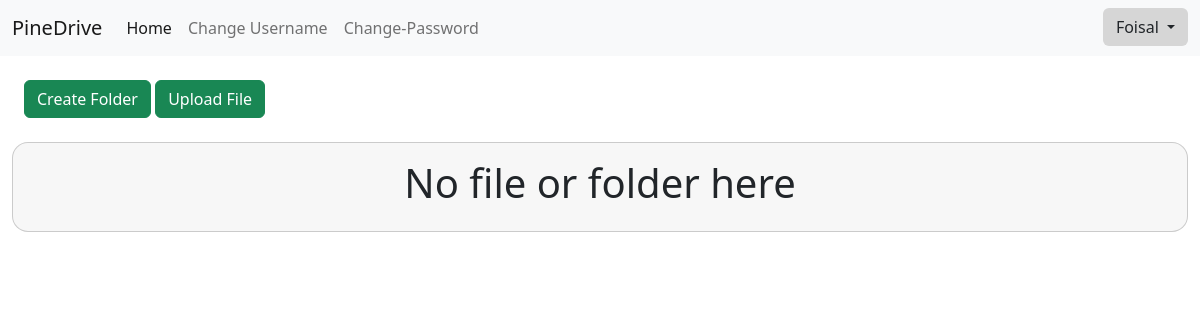
Page / (signed in) on the earlier database version.
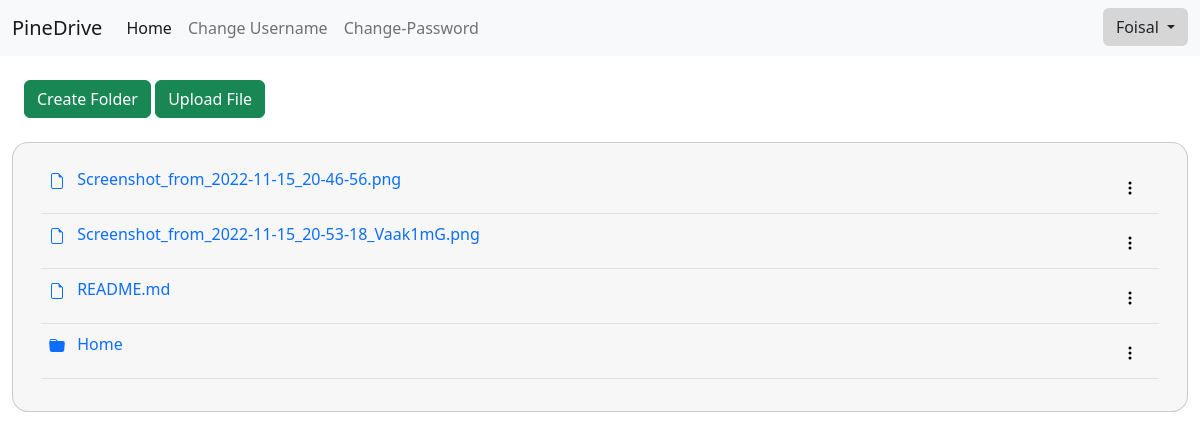
Same page on the later database version.
### core/models.py (models this page shows, shortened)
class File(models.Model):
	parent = models.ForeignKey(Folder,null=True,blank=True,on_delete=models.CASCADE)
	user = models.ForeignKey(User,on_delete=models.CASCADE,null=False)
	file = models.FileField(upload_to='files')
	def is_folder(self):
		return False
	@property
	def name(self):
		return self.file.url[13:]

class Folder(models.Model):
	name = models.CharField(max_length=30)
	user = models.ForeignKey(User,on_delete=models.CASCADE,null=False)
	parent = models.CharField(null=True,blank=True,max_length=30)
	def is_folder(self):
		return True

### core/views.py (the view)
# urls.py: path('',views.homepage,name='home'),
@login_required
def homepage(request):
    folders = Folder.objects.filter(user=request.user,parent=None)
    files = File.objects.filter(user=request.user,parent=None)
    all = set(chain(folders,files))
    return render(request,'home.html',{
        'folders':folders,
        'files':files,
        'all':all,
    })

### core/templates/home.html (shortened to what this page needs)
{% extends 'Account/base.html' %}
{% block content %}
<div class="flex">
    <a class="btn btn-success" data-bs-toggle="modal" data-bs-target="#create-folder">Create Folder</a>
    <a href="" class="btn btn-success" data-bs-toggle="modal" data-bs-target="#uploadFile">Upload File</a>
</div><br/>
<div class="row">
    <div class="card" style="border-radius: 1rem;background-color: rgba(240, 240, 240, 0.5);">
        <div class="card-body">
            {% if all %}
            <table class="table">
                <tbody>
                {% for item in all %}
                    <tr>
                        {% if item.is_folder %}
                        <td><a style='text-decoration: none;' href="{% url 'folder' item.pk %}">
                            {{ item.name }}
                        </td>
                        <td align="right">
                            <button class="btn" type="button" data-bs-toggle="dropdown" aria-expanded="false">
                            <svg style="color: black;" xmlns="http://www.w3.org/2000/svg" width="16" height="16" fill="currentColor" class="bi bi-three-dots-vertical" viewBox="0 0 16 16">
                              <path d="M9.5 13a1.5 1.5 0 1 1-3 0 1.5 1.5 0 0 1 3 0zm0-5a1.5 1.5 0 1 1-3 0 1.5 1.5 0 0 1 3 0zm0-5a1.5 1.5 0 1 1-3 0 1.5 1.5 0 0 1 3 0z"/>
                            </svg>
                            </button>
                        </td>
                        {% else %}
                        <td><a style='text-decoration: none;' href="{{ item.file.url }}">
                            {{ item.name }}</a>
                        </td>
                        <td align="right">
                            <button class="btn" type="button" data-bs-toggle="dropdown" aria-expanded="false">
                            <svg style="color: black;" xmlns="http://www.w3.org/2000/svg" width="16" height="16" fill="currentColor" class="bi bi-three-dots-vertical" viewBox="0 0 16 16">
                              <path d="M9.5 13a1.5 1.5 0 1 1-3 0 1.5 1.5 0 0 1 3 0zm0-5a1.5 1.5 0 1 1-3 0 1.5 1.5 0 0 1 3 0zm0-5a1.5 1.5 0 1 1-3 0 1.5 1.5 0 0 1 3 0z"/>
                            </svg>
                            </button>
                        </td>
                        {% endif %}
                    </tr>
                {% endfor %}
                </tbody>
            </table>
            {% else %}
                <center><h1>No file or folder here</h1></center>
            {% endif %}
        </div>
    </div>
</div>
{% endblock %}

Differences in the rows shown:
added File: name "Screenshot_from_2022-11-15_20-46-56.png"
added File: name "Screenshot_from_2022-11-15_20-53-18_Vaak1mG.png"
added File: name "README.md"
added Folder: name "Home"
Other differences:
text no longer shown: "No file or folder here"
